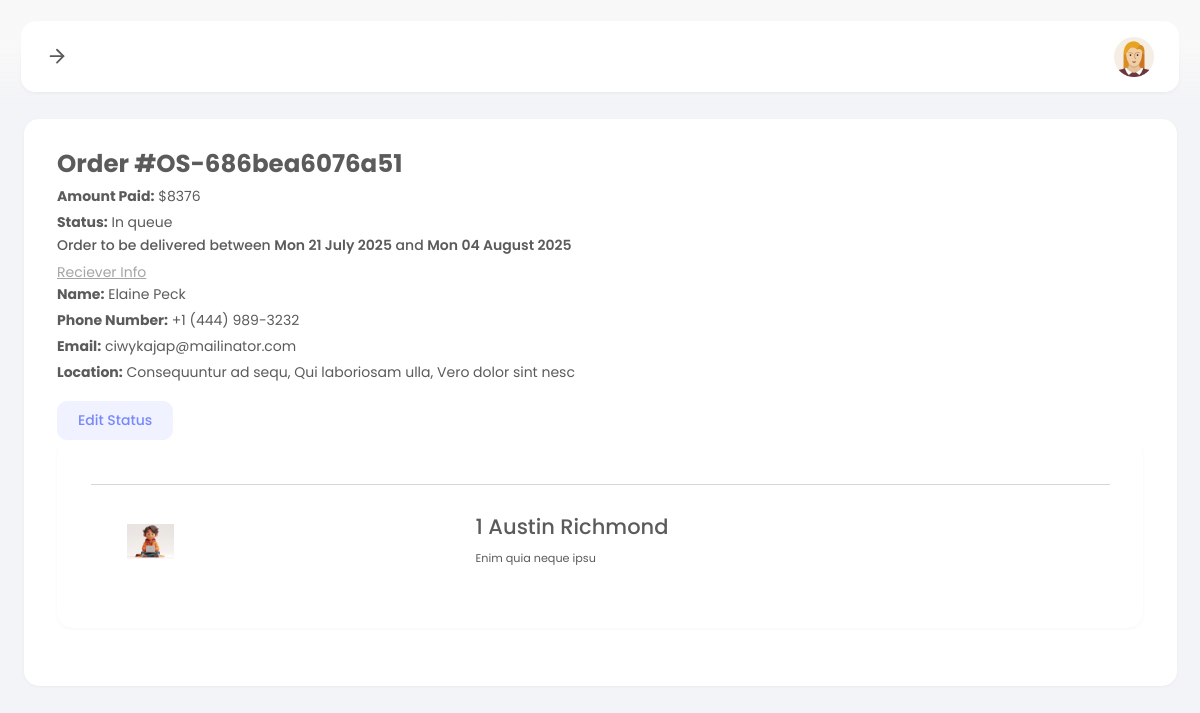
Page /super-admin/view-order.php?oid=OS-686bea6076a51 (signed in) on the committed database.
### tables this page shows
CREATE TABLE `orders` (
  `id` int(11) NOT NULL,
  `orderid` varchar(20) NOT NULL,
  `userid` varchar(10) NOT NULL,
  `ref` varchar(50) DEFAULT NULL,
  `payment_type` varchar(150) DEFAULT NULL,
  `items` text NOT NULL,
  `amount` float NOT NULL,
  `firstname` varchar(20) NOT NULL,
  `lastname` varchar(20) NOT NULL,
  `email` varchar(50) NOT NULL,
  `phone` varchar(30) NOT NULL,
  `country` varchar(30) NOT NULL,
  `city` varchar(30) NOT NULL,
  `zipcode` varchar(10) DEFAULT NULL,
  `address1` varchar(255) NOT NULL,
  `address2` varchar(255) DEFAULT NULL,
  `status` varchar(50) NOT NULL DEFAULT 'In queue',
  `created_at` datetime NOT NULL DEFAULT current_timestamp()
);

CREATE TABLE `products` (
  `id` int(11) NOT NULL,
  `category_id` int(11) NOT NULL,
  `productid` varchar(11) NOT NULL,
  `name` varchar(255) NOT NULL,
  `tags` varchar(255) NOT NULL,
  `price` int(11) NOT NULL,
  `discount` float NOT NULL,
  `description` text NOT NULL,
  `details` text DEFAULT NULL,
  `image` varchar(255) NOT NULL,
  `status` varchar(30) NOT NULL DEFAULT 'available',
  `created_at` datetime NOT NULL DEFAULT current_timestamp()
);

### super-admin/view-order.php (the view, shortened to what this page needs)
<?php
include_once "../config.php";
if (isset($_GET["oid"])) {
    $orderid = $_GET["oid"];
} else {
    echo "<script>location.href='orders.php'</script>";
}
$getOrders = mysqli_query($conn, "SELECT * FROM `orders` WHERE `orderid` = '$orderid'");
$orders = mysqli_fetch_assoc($getOrders);
$date1 = new DateTime($orders["created_at"]);
$date2 = new DateTime($orders["created_at"]);
$date1->modify("+ 14 days");
$date2->modify("+ 28 days");
$first_date = $date1->format("D d F Y");
$second_date = $date2->format("D d F Y");
?>
<!DOCTYPE html>
<html lang="en">
<head>
    <link href="assets/plugins/bootstrap/css/bootstrap.min.css" rel="stylesheet">
    <link href="assets/plugins/font-awesome/css/all.min.css" rel="stylesheet">
    <link href="assets/plugins/perfectscroll/perfect-scrollbar.css" rel="stylesheet">
    <link href="assets/css/main.min.css" rel="stylesheet">
    <link href="assets/css/custom.css" rel="stylesheet">
</head>
<body>
    <div class="page-container">
        <?php include("components/menu.php"); ?>
        <div class="page-content">
            <div class="main-wrapper">
                <div class="row">
                    <div class="col">
                        <div class="card">
                            <div class="card-body">
                                <div class="row">
                                    <div class="col-8">
                                        <h3 class="fw-bold">Order #<?= $orders["orderid"]; ?></h3>
                                    </div>
                                    <div class="col-12">
                                        <p class="mb-1"><span class="fw-bold">Amount Paid:</span>
                                            $<?= $orders["amount"]; ?></p>
                                        <p class="mb-1"><span class="fw-bold">Status:</span> <?= $orders["status"]; ?>
                                        </p>
                                        <h6 class="mt-0 pt-0">Order to be delivered between <b><?= $first_date; ?></b>
                                            and <b><?= $second_date; ?></b></h6>
                                        <span class="text-decoration-underline text-secondary">Reciever Info</span>
                                        <p class="mb-1"><span class="fw-bold">Name:</span>
                                            <?= $orders["firstname"] . " " . $orders["lastname"]; ?></p>
                                        <p class="mb-1"><span class="fw-bold">Phone Number:</span>
                                            <?= $orders["phone"]; ?></p>
                                        <p class="mb-1"><span class="fw-bold">Email:</span> <?= $orders["email"]; ?></p>
                                        <p class="mb-1"><span class="fw-bold">Location:</span>
                                            <?= $orders["address1"] . ", " . $orders["city"] . ", " . $orders["country"]; ?>
                                        </p>
                                        <div class="btn-group mt-3">
                                            <button type="button" class="btn btn-primary" data-bs-toggle="modal"
                                                data-bs-target="#modalId">
                                                Edit Status
                                            </button>
                                        </div>
                                    </div>
                                </div>
                                <div class="row">
                                    <div class="col">
                                        <div class="card">
                                            <div class="card-body">
                                                <div class="row">
                                                    <div class="table-responsive">
                                                        <hr>
                                                        <table class="table invoice-table">
                                                            <tbody>
                                                                <?php
                                                                $a = $orders["items"];
                                                                $items = json_decode($a, true);
                                                                foreach ($items as $item) {
                                                                    $productid = $item["productid"];
                                                                    $getProduct = mysqli_query($conn, "SELECT * FROM `products` WHERE `productid` = '$productid'");
                                                                    $product = mysqli_fetch_assoc($getProduct);
                                                                    ?>
                                                                    <tr>
                                                                        <td scope="row">
                                                                            <img class="img-fluid"
                                                                                style="object-fit: contain; width: 80px; aspect-ratio: 1/1;"
                                                                                src="../uploads/<?= $product["image"]; ?>">
                                                                        </td>
                                                                        <td>
                                                                            <h4><?= $item["quantity"] . " " . $product["name"]; ?>
                                                                            </h4>
                                                                            <small><?= $product["tags"]; ?></small>
                                                                        </td>
                                                                    </tr>
                                                                    <?php
                                                                }
                                                                ?>
                                                            </tbody>
                                                        </table>
                                                    </div>
                                                </div>
                                            </div>
                                        </div>
                                    </div>
                                </div>
                            </div>
                        </div>
                    </div>
                </div>
            </div>
        </div>
    </div>
</body>
</html>

### rows in the picture
orders: orderid "OS-686bea6076a51", amount "8376", status "In queue", created_at "Mon 21 July 2025", created_at "Mon 04 August 2025", firstname "Elaine", lastname "Peck", phone "+1 (444) 989-3232", email "ciwykajap@mailinator.com", address1 "Consequuntur ad sequ", city "Qui laboriosam ulla", country "Vero dolor sint nesc"
products: image (picture), quantity "1", name "Austin Richmond", tags "Enim quia neque ipsu"
